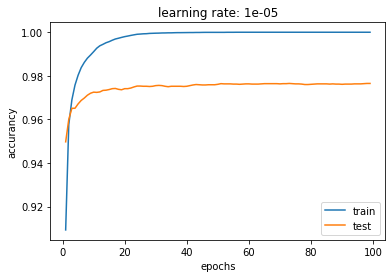

Reproduce this figure in Python.
"""
CNN with 3 conv layers and a fully connected classification layer
PATTERN RECOGNITION EXERCISE:
Fix the three lines below marked with PR_FILL_HERE


CNN -> Convolution neural network normaly consist of multiple convolutional layers followd
with a pooling layer (mostly max_pooling). afterwards fully connected layers
advantages to MLP are:
    -2D, 3D Neurol construct
    -shared weights
    -lokal conectivity



"""
import torch
import torch.nn as nn
import numpy as np
import time
import matplotlib.pyplot as plt


class Flatten(nn.Module):
    """
    Flatten a convolution block into a simple vector.

    Replaces the flattening line (view) often found into forward() methods of networks. This makes it
    easier to navigate the network with introspection
    """
    def forward(self, x):
        x = x.view(x.size()[0], -1)
        return x


class PR_CNN(nn.Module):
    """
    Simple feed forward convolutional neural network

    Attributes
    ----------
    expected_input_size : tuple(int,int)
        Expected input size (width, height)
    conv1 : torch.nn.Sequential
    conv2 : torch.nn.Sequential
    conv3 : torch.nn.Sequential
        Convolutional layers of the network
    fc : torch.nn.Linear
        Final classification fully connected layer

    """

    def __init__(self, **kwargs):
        """
        Creates an CNN_basic model from the scratch.

        Parameters
        ----------
        output_channels : int
            Number of neurons in the last layer
        input_channels : int
            Dimensionality of the input, typically 3 for RGB
        """
        super(PR_CNN, self).__init__()

        # PR_FILL_HERE: Here you have to put the expected input size in terms of width and height of your input image
        self.expected_input_size = (28,28)

        # First layer
        self.conv1 = nn.Sequential(
            # PR_FILL_HERE: Here you have to put the input channels, output channels ands the kernel size
            nn.Conv2d(in_channels=1, out_channels=24, kernel_size=5, stride=3),
            nn.LeakyReLU()
        )

        # Classification layer
        self.fc = nn.Sequential(
            Flatten(),
            # PR_FILL_HERE: Here you have to put the output size of the linear layer. DO NOT change 1536!
            nn.Linear(1536, 10)
        )

    def forward(self, x):
        """
        Computes forward pass on the network

        Parameters
        ----------
        x : Variable
            Sample to run forward pass on. (input to the model)

        Returns
        -------
        Variable
            Activations of the fully connected layer
        """
        x = self.conv1(x)
        x = self.fc(x)
        return x



def training(net, train_data,labels, learning_rate, epochs):

    net = net

    optimizer = torch.optim.SGD(net.parameters() , lr = learning_rate)
    Log_sof = nn.LogSoftmax(dim = 1)
    loss = nn.NLLLoss()
    
    epochs = epochs
    data_size = train_data.shape[0]
    for e in range(0, epochs):
        
        print("epoch : ", e)
        
        f = 0
        c = 0
        
        for i,j in enumerate(train_data):
            Input = torch.Tensor(j[np.newaxis,np.newaxis,:,:])
            Label= np.argmax(labels[i])
            output = ((net.forward(Input)))
            optimizer.zero_grad()
    
            
            Estimate = np.argmax(output.detach().numpy())
            Estimate = np.argmax(output.detach().numpy())
            if Estimate == Label:
                c += 1
            else:
                f +=1  
            
            """
            if( (f+c) % 1000 == 0):
                print( (c+f)/data_size*100 , " % donne ", "      with "  , c/(c+f)*100, " % correct ")
            """   
            
            
            o = output
    
            l = torch.tensor([Label], dtype = torch.long)
      
    
            soft_m = Log_sof(output)
    
            back = loss(soft_m, l)
            
            #print(back)
            
            back.backward()
            optimizer.step()
            
        print("train: ", (c+f)/data_size*100 , " % donne ", "      with "  , c/(c+f)*100, " % correct ", "loss = ", back)
            
            
            
    return (net,c/(c+f),back)




def testing(net, test_data, labels):

    net = net

    
    epochs = 1
    
    
    Log_sof = nn.LogSoftmax(dim = 1)
    loss = nn.NLLLoss()
    
    
    
    data_size = test_data.shape[0]
    for e in range(0, epochs):
        
        print("epoch : ", e)
        
        f = 0
        c = 0
        
        for i,j in enumerate(test_data):
            Input = torch.Tensor(j[np.newaxis,np.newaxis,:,:])
            Label= np.argmax(labels[i])
            output = ((net.forward(Input)))
    
            
            Estimate = np.argmax(output.detach().numpy())
            Estimate = np.argmax(output.detach().numpy())
            if Estimate == Label:
                c += 1
            else:
                f +=1  
            
            """
            if( (f+c) % 1000 == 0):
                print( (c+f)/data_size*100 , " % donne ", "      with "  , c/(c+f)*100, " % correct ")
            """    
            
            
            o = output
    
            l = torch.tensor([Label], dtype = torch.long)
      
    
            soft_m = Log_sof(output)
    
            back = loss(soft_m, l)
            back.backward()
        print("test: ", (c+f)/data_size*100 , " % donne ", "      with "  , c/(c+f)*100, " % correct ", "loss = ", back)
        
        
        return (net,c/(c+f),back)
            
            
            
            
            
            
            
        
      
            






























def main():
   
    start_t = time.time()
    train = open(r"mnist_train.csv","r")
    train_set_data = list()
    train_set_label = list()
   
    reduced_set = "no"
    
    if reduced_set == "yes":
        
 #-----------------------------------------------------------------------------   
        
        for i in train: 
            if len(train_set_data) < 1000:   
                train_set_data.append(list(map(int,(i.strip().split(","))))[1:])
                label = list(map(int,(i.strip().split(","))))[0]
                lab = list()
                for j in range(0,10):
                    if label == j:
                        lab.append(1)
                    else:
                        lab.append(0)
                train_set_label.append(lab)
          
        train.close()
        train_set_data_np = np.asarray(train_set_data)
        train_set_data_picture = list()
        for i in range(0, len(train_set_data_np)):
            train_set_data_picture.append(train_set_data_np[i].reshape(28,28))
        
        train_set_data_np = train_set_data_np
        train_set_label_np = np.asarray(train_set_label)
  
#-----------------------------------------------------------------------------   

      
        test = open(r"mnist_test.csv","r")
        test_set_data = list()
        test_set_label = list()
    
        
        
        for i in test:
            if len(test_set_data) < 1000:   
                test_set_data.append(list(map(float,(i.strip().split(","))))[1:])
                label = list(map(int,(i.strip().split(","))))[0]
                lab = list()
                for j in range(0,10):
                    if label == j:
                        lab.append(1)
                    else:
                        lab.append(0)
                test_set_label.append(lab)
            
        test.close()
        test_set_data_np = np.asarray(test_set_data)
        test_set_data_picture = list()
        for i in range(0, len(test_set_data_np)):
            test_set_data_picture.append(test_set_data_np[i].reshape(28,28))
        test_set_data_np = test_set_data_np
        test_set_label_np = np.asarray(test_set_label)
        
#-----------------------------------------------------------------------------           
 
    else:
        for i in train: 
            train_set_data.append(list(map(int,(i.strip().split(","))))[1:])
            label = list(map(int,(i.strip().split(","))))[0]
            lab = list()
            for j in range(0,10):
                if label == j:
                    lab.append(1)
                else:
                    lab.append(0)
            train_set_label.append(lab)
      
        train.close()
        train_set_data_np = np.asarray(train_set_data)
        train_set_data_picture = list()
        for i in range(0, len(train_set_data_np)):
            train_set_data_picture.append(train_set_data_np[i].reshape(28,28))
        
        train_set_data_np = train_set_data_np
        train_set_label_np = np.asarray(train_set_label)
  
#-----------------------------------------------------------------------------           
        
        test = open(r"mnist_test.csv","r")
        test_set_data = list()
        test_set_label = list()
    
    
        for i in test: 
            test_set_data.append(list(map(float,(i.strip().split(","))))[1:])
            label = list(map(int,(i.strip().split(","))))[0]
            lab = list()
            for j in range(0,10):
                if label == j:
                    lab.append(1)
                else:
                    lab.append(0)
            test_set_label.append(lab)
            
        test.close()
        test_set_data_np = np.asarray(test_set_data)
        test_set_data_picture = list()
        for i in range(0, len(test_set_data_np)):
            test_set_data_picture.append(test_set_data_np[i].reshape(28,28))
        test_set_data_np = test_set_data_np
        test_set_label_np = np.asarray(test_set_label)
        
    print("reading in Data finished after ", time.time()-start_t, " seconds")
    print( train_set_data_np.shape)
    print( test_set_data_np.shape)

    

    train_set_data_picture = np.asarray(train_set_data_picture)
    test_set_data_picture = np.asarray(test_set_data_picture)
    
    print(train_set_data_picture.shape)
    
#-----------------------------------------------------------------------------
    #optimize learning rate
    best_learning_rate = list()
    for i in [0.000001, 0.00001, 0.0001,0.001, 0.01, 0.1, 1]:
        Network = PR_CNN()
        
        Train_result = training(Network, train_set_data_picture ,train_set_label, i, 15)
        Network = Train_result[0]
        Test_result = testing(Network, test_set_data_picture, test_set_label)
        
        
        best_learning_rate.append((Test_result[1], i))
        Results = open("CNN_results.txt", "a") 
        Results.write("CNN : Testing Network: "+ "learning rate = "+ str(i) + " accurancy = "+ str(Test_result[1]) + " epochs size = "+ str(20) + "\n")
        Results.close()
    best_lr = max(best_learning_rate)
    print("best learning rate is = ", best_lr[1], " whit an accurancy of: ", best_lr[0])
#-----------------------------------------------------------------------------

    # optimize epoch size
    accurancy_train_set = list([[],[]])
    accurancy_test_set = list([[],[]])
    best_epoch_size = list()
    batches = list()
    
    Network = PR_CNN()
    
    for e in range(1, 100):
        
        
        
        Train_result = training(Network, train_set_data_picture ,train_set_label, best_lr[1], 1)
        
        Test_result = testing(Network, test_set_data_picture, test_set_label)

        accurancy_train_set[0].append(Train_result[1])
        accurancy_test_set[0].append(Test_result[1])
        accurancy_train_set[1].append(Train_result[2])
        accurancy_test_set[1].append(Test_result[2])
        best_epoch_size.append((Test_result[1],Test_result[2], e))
        batches.append(e)
        Results = open("CNN_results.txt", "a") 
        Results.write("Testing Network: "+ "learning rate = "+ str(best_lr[1]) + " accurancy = "+ str(Test_result[1]) + " epochs size = "+ str(e) + "\n")
        Results.close()
        
        Network = Train_result[0]
        
        plt.plot(batches, accurancy_train_set[0]); plt.title("learning rate: " +str(best_lr[1]))
        plt.plot(batches, accurancy_test_set[0]); plt.legend(["train","test"])
        plt.xlabel("epochs")
        plt.ylabel("accurancy")
        plt.savefig((str("accurancy:_learning rate_" +str(best_lr[1])+ "_4.png")), format="png")
        plt.show()
        
        plt.plot(batches, accurancy_train_set[1]); plt.title("learning rate: " +str(best_lr[1]))
        plt.plot(batches, accurancy_test_set[1]); plt.legend(["train","test"])
        plt.xlabel("epochs")
        plt.ylabel("Loss")
        plt.savefig((str("Loss:_learning rate_" +str(best_lr[1])+ "_4.png")), format="png")
        plt.show()


    best_ep = max( best_epoch_size)
    print("best epoch size is = ", best_ep[1], " whit an accurancy of: ", best_ep[0])
   
    plt.plot(batches, accurancy_train_set[0]); plt.title("learning rate: " +str(best_lr[1]))
    plt.plot(batches, accurancy_test_set[0]); plt.legend(["train","test"])
    plt.xlabel("epochs")
    plt.ylabel("accurancy")
    plt.savefig((str("accurancy:_learning rate_" +str(best_lr[1])+ "_4.png")),format="png")
    plt.show()



    plt.plot(batches, accurancy_train_set[1]); plt.title("learning rate: " +str(best_lr[1]))
    plt.plot(batches, accurancy_test_set[1]); plt.legend(["train","test"])
    plt.xlabel("epochs")
    plt.ylabel("loss")
    plt.savefig((str("Loss:_learning rate_" +str(best_lr[1])+ "_4.png")),format="png")
    plt.show()

    Results = open("CNN_results.txt", "a") 
    Results.write("best epoch size is = ", best_ep[1], " whit an accurancy of: ", best_ep[0] + "\n")
    Results.close()










main()
